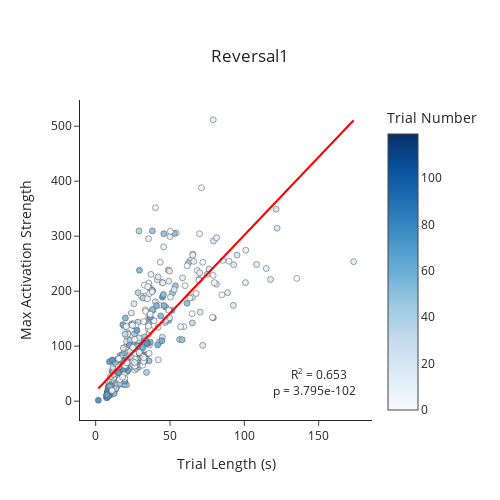

The notebook cell saved with this chart:
### Code cell
## Linear regression for JUST REVERSAL SESSION
reversal_df = trial_df[trial_df.session == 'Reversal1']
lm_max_reversal = pg.linear_regression(reversal_df.trial_length, reversal_df['max'], as_dataframe = False)
lm_mean_reversal = pg.linear_regression(reversal_df.trial_length, reversal_df['mean'], as_dataframe = False)
fig = pf.custom_graph_template('Reversal1', x_title = 'Trial Length (s)', y_title = 'Max Activation Strength')
fig.add_trace(go.Scatter(x = reversal_df.trial_length, y = reversal_df['max'], mode = 'markers', opacity = 0.7, showlegend = False,
                         marker={'color': trial_df.trial, 'colorscale': 'Blues', 'showscale': True, 'colorbar': {'title': 'Trial Number'}, 'line': {'color': 'black', 'width' : 0.5}}))
fig.add_trace(go.Scatter(x = reversal_df.trial_length, y = lm_max_reversal['pred'], mode = 'lines', line_color = 'red', showlegend = False))
fig.add_annotation(x = 150, y = 50, text = 'R<sup>2</sup> = {}'.format(round(lm_max_reversal['adj_r2'], 3)), showarrow = False)
fig.add_annotation(x = 147, y = 20, text = 'p = 3.795e-102', showarrow = False)
fig.show()
fig.write_image(pjoin(figure_path, 'trial_length_vs_max_reversal1.png'))

### Figure 1 — Plotly figure (JSON) as saved in the notebook; plotly's stock layout.template omitted (floating-point values rounded to 4 significant figures; data arrays with more than 128 entries replaced by an {"elided": "..."} marker saying what was removed)
{"data": [{"marker": {"color": {"elided": "1580 int values"}, "colorbar": {"title": {"text": "Trial Number"}}, "colorscale": [[0, "rgb(247,251,255)"], [0.125, "rgb(222,235,247)"], [0.25, "rgb(198,219,239)"], [0.375, "rgb(158,202,225)"], [0.5, "rgb(107,174,214)"], [0.625, "rgb(66,146,198)"], [0.75, "rgb(33,113,181)"], [0.875, "rgb(8,81,156)"], [1, "rgb(8,48,107)"]], "line": {"color": "black", "width": 0.5}, "showscale": true}, "mode": "markers", "opacity": 0.7, "showlegend": false, "type": "scatter", "x": {"elided": "437 float values"}, "y": {"elided": "437 float values"}}, {"line": {"color": "red"}, "mode": "lines", "showlegend": false, "type": "scatter", "x": {"elided": "437 float values"}, "y": {"elided": "437 float values"}}], "layout": {"annotations": [{"showarrow": false, "text": "R<sup>2</sup> = 0.653", "x": 150, "y": 50}, {"showarrow": false, "text": "p = 3.795e-102", "x": 147, "y": 20}], "height": 500, "title": {"text": "Reversal1", "x": 0.5, "xanchor": "center", "y": 0.9, "yanchor": "top"}, "width": 500, "xaxis": {"title": {"text": "Trial Length (s)"}}, "yaxis": {"title": {"text": "Max Activation Strength"}}}}
